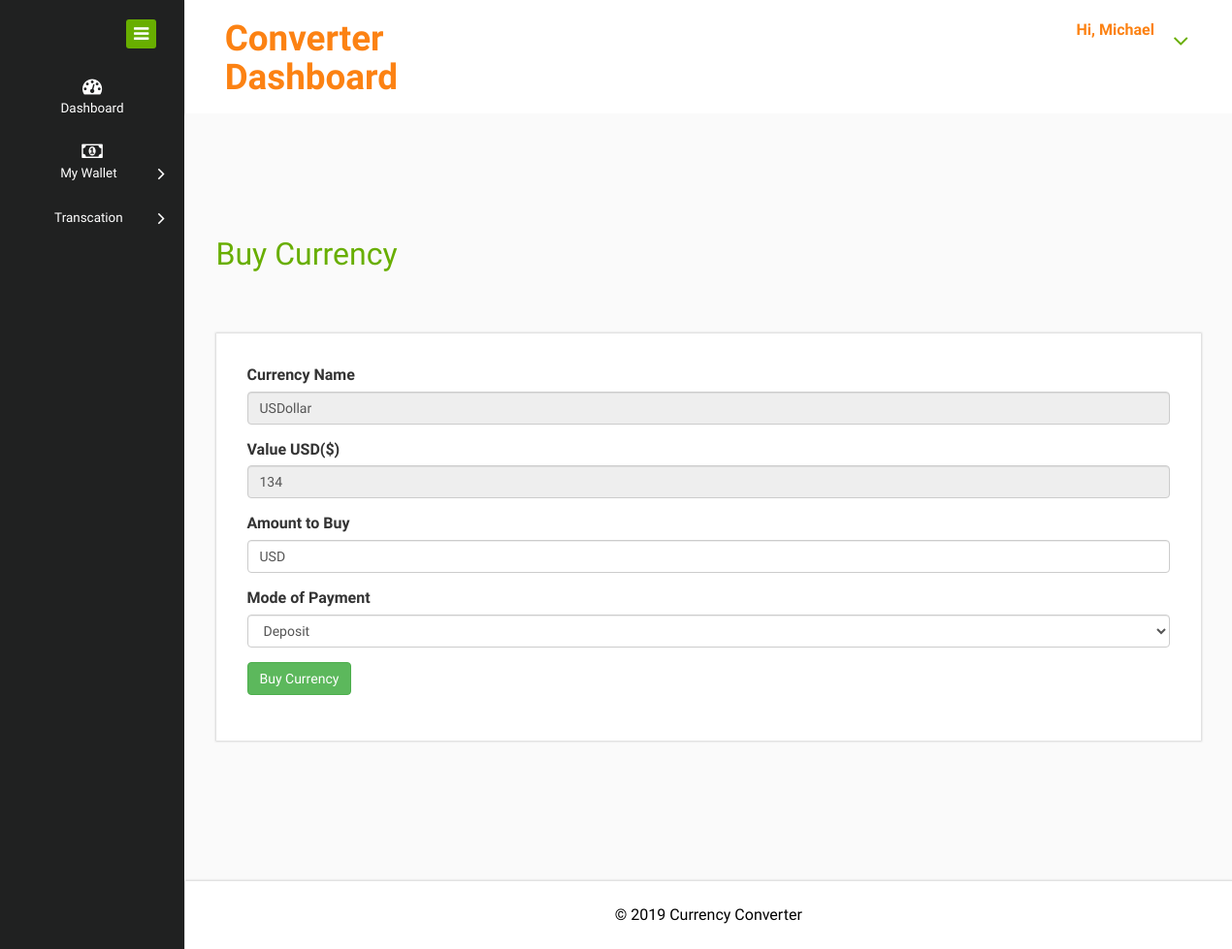
/buy.php?id=1 (signed in), run on the app's committed database.
### tables this page shows
CREATE TABLE `user` (
  `id` int(11) NOT NULL,
  `fname` text NOT NULL,
  `lname` text NOT NULL,
  `Email` text NOT NULL,
  `Mobile` text NOT NULL,
  `password` text NOT NULL,
  `address` text NOT NULL,
  `state` text NOT NULL,
  `wallet` double NOT NULL,
  `wallet_id` varchar(200) NOT NULL,
  `status` text NOT NULL DEFAULT '0',
  `bank_acct` text NOT NULL,
  `bank_name` text NOT NULL,
  `acct_name` text NOT NULL,
  `created_date` datetime NOT NULL DEFAULT current_timestamp()
);

CREATE TABLE `currency_money` (
  `id` int(11) NOT NULL,
  `cname` text NOT NULL,
  `amount` double NOT NULL,
  `abb` text NOT NULL,
  `created_date` datetime NOT NULL DEFAULT current_timestamp()
);

### buy.php (the view, shortened to what this page needs)
<?php
include 'header.php';
 $id  = $_GET['id'];
    $query = "SELECT * FROM currency_money WHERE id ='$id'";
  $result = mysqli_query($con,$query);
if ($result->num_rows > 0) {
    while($row = $result->fetch_assoc()) {
        $abb = $row["abb"];
        $cname = $row["cname"];
        $amount = $row["amount"];
    }
}
?>
<div class="blank">
    	<h2>Buy Currency</h2>
    	<div class="blankpage-main">
    		<form action="currency_update.php" method="POST">
                <div class="group">
                    <div class="form-group">
                        <label>Currency Name</label>
                        <input type="text" class="form-control" readonly="readonly" name="cname" value="<?php echo $cname; ?>" required="required" placeholder="US Dollar">
                    </div>
                </div>
                <div class="group">
                    <div class="form-group">
                        <label>Value USD($)</label>
                        <input type="number"   class="form-control" readonly="readonly" name="amount" value="<?php echo $amount; ?>"  required="required" placeholder="1.00">
                    </div>
                </div>
                <div class="group">
                    <div class="form-group">
                        <label>Amount to Buy</label>
                        <input type="text" class="form-control" name="abb" value="<?php echo $abb; ?>"  placeholder="USD">
                    </div>
                </div>
                  <div class="group">
                    <div class="form-group">
                        <label>Mode of Payment</label>
                        <select class="form-control">
                            <option>Deposit</option>
                        </select>
                    </div>
                </div>
                <div class="group">
                    <div class="form-group">
                        <input type="submit" class="btn btn-success" name="update" value="Buy Currency">
                    </div>
                </div>
            </form>
    	</div>
    </div>
<?php include 'footer.php'; ?>

### header.php (shortened to what this page needs)
<?php
 include 'database.php';
 $email = $_SESSION['Email'];
    $query = "SELECT * FROM user WHERE Email ='$email'";
  $Complete = mysqli_query($con,$query);
    $Rows=mysqli_fetch_assoc($Complete);
 $fname=$Rows['fname'];
?>
<!DOCTYPE HTML>
<html>
<head>
<link href="css/bootstrap.css" rel="stylesheet" type="text/css" media="all">
<link href="css/style.css" rel="stylesheet" type="text/css" media="all"/>
<link href="css/font-awesome.css" rel="stylesheet">
</head>
<body>
<div class="page-container">
   <div class="left-content">
	   <div class="mother-grid-inner">
				<div class="header-main">
					<div class="header-left">
							<div class="logo-name">
									 <a href="index.html"> <h1>Converter Dashboard</h1>
								  </a>
							</div>
							<div class="clearfix"> </div>
						 </div>
						 <div class="header-right">
							<div class="profile_details">
								<ul>
									<li class="dropdown profile_details_drop">
										<a href="#" class="dropdown-toggle" data-toggle="dropdown" aria-expanded="false">
											<div class="profile_img">
												<div class="user-name">
													<p>Hi, <?php echo $fname ?></p>
												</div>
												<i class="fa fa-angle-down lnr"></i>
												<div class="clearfix"></div>
											</div>
										</a>
									</li>
								</ul>
							</div>
							<div class="clearfix"> </div>
						</div>
				     <div class="clearfix"> </div>
				</div>
<div class="inner-block">

### data on the page
user: fname "Michael"
currency_money: cname "USDollar", amount "134", abb "USD"
